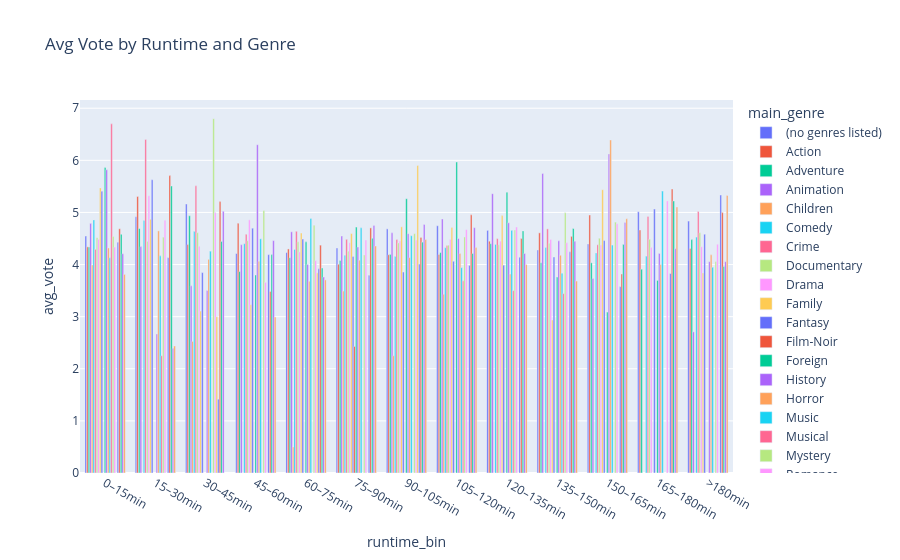

The cell this chart's notebook holds for it:
### Code cell
df_grouped = df.groupby(["runtime_bin", "main_genre"]).agg(
    avg_revenue=("revenue", "mean"),
    avg_vote=("vote_average", "mean")
).reset_index()

fig = px.bar(
    df_grouped,
    x="runtime_bin",
    y="avg_vote",
    color="main_genre",
    barmode="group",
    title="Avg Vote by Runtime and Genre"
)
fig.show()

### Figure 1 — Plotly figure (JSON) as saved in the notebook; plotly's stock layout.template omitted (floating-point values rounded to 4 significant figures)
{"data": [{"alignmentgroup": "True", "hovertemplate": "main_genre=(no genres listed)<br>runtime_bin=%{x}<br>avg_vote=%{y}<extra></extra>", "legendgroup": "(no genres listed)", "marker": {"color": "#636efa", "pattern": {"shape": ""}}, "name": "(no genres listed)", "offsetgroup": "(no genres listed)", "orientation": "v", "showlegend": true, "textposition": "auto", "type": "bar", "x": ["0–15min", "15–30min", "30–45min", "45–60min", "60–75min", "75–90min", "90–105min", "105–120min", "120–135min", "135–150min", "150–165min", "165–180min", ">180min"], "xaxis": "x", "y": [4.546, 4.919, 5.162, 4.212, 4.23, 4.316, 4.685, 4.744, 4.656, 4.28, 4.395, 5.012, 4.835], "yaxis": "y"}, {"alignmentgroup": "True", "hovertemplate": "main_genre=Action<br>runtime_bin=%{x}<br>avg_vote=%{y}<extra></extra>", "legendgroup": "Action", "marker": {"color": "#EF553B", "pattern": {"shape": ""}}, "name": "Action", "offsetgroup": "Action", "orientation": "v", "showlegend": true, "textposition": "auto", "type": "bar", "x": ["0–15min", "15–30min", "30–45min", "45–60min", "60–75min", "75–90min", "90–105min", "105–120min", "120–135min", "135–150min", "150–165min", "165–180min", ">180min"], "xaxis": "x", "y": [4.34, 5.307, 4.384, 4.793, 4.3, 4.006, 4.189, 4.193, 4.448, 4.608, 4.951, 4.662, 4.309], "yaxis": "y"}, {"alignmentgroup": "True", "hovertemplate": "main_genre=Adventure<br>runtime_bin=%{x}<br>avg_vote=%{y}<extra></extra>", "legendgroup": "Adventure", "marker": {"color": "#00cc96", "pattern": {"shape": ""}}, "name": "Adventure", "offsetgroup": "Adventure", "orientation": "v", "showlegend": true, "textposition": "auto", "type": "bar", "x": ["0–15min", "15–30min", "30–45min", "45–60min", "60–75min", "75–90min", "90–105min", "105–120min", "120–135min", "135–150min", "150–165min", "165–180min", ">180min"], "xaxis": "x", "y": [4.336, 4.691, 4.936, 3.865, 4.133, 4.079, 4.196, 4.231, 4.4, 4.036, 4.034, 3.911, 4.478], "yaxis": "y"}, {"alignmentgroup": "True", "hovertemplate": "main_genre=Animation<br>runtime_bin=%{x}<br>avg_vote=%{y}<extra></extra>", "legendgroup": "Animation", "marker": {"color": "#ab63fa", "pattern": {"shape": ""}}, "name": "Animation", "offsetgroup": "Animation", "orientation": "v", "showlegend": true, "textposition": "auto", "type": "bar", "x": ["0–15min", "15–30min", "30–45min", "45–60min", "60–75min", "75–90min", "90–105min", "105–120min", "120–135min", "135–150min", "150–165min", "165–180min", ">180min"], "xaxis": "x", "y": [4.79, 4.345, 3.592, 4.381, 4.628, 4.546, 4.61, 4.875, 5.361, 5.748, 3.733, NaN, 2.708], "yaxis": "y"}, {"alignmentgroup": "True", "hovertemplate": "main_genre=Children<br>runtime_bin=%{x}<br>avg_vote=%{y}<extra></extra>", "legendgroup": "Children", "marker": {"color": "#FFA15A", "pattern": {"shape": ""}}, "name": "Children", "offsetgroup": "Children", "orientation": "v", "showlegend": true, "textposition": "auto", "type": "bar", "x": ["0–15min", "15–30min", "30–45min", "45–60min", "60–75min", "75–90min", "90–105min", "105–120min", "120–135min", "135–150min", "150–165min", "165–180min", ">180min"], "xaxis": "x", "y": [3.992, NaN, 2.525, NaN, 0.5, 3.491, 2.25, 3.429, NaN, NaN, NaN, NaN, NaN], "yaxis": "y"}, {"alignmentgroup": "True", "hovertemplate": "main_genre=Comedy<br>runtime_bin=%{x}<br>avg_vote=%{y}<extra></extra>", "legendgroup": "Comedy", "marker": {"color": "#19d3f3", "pattern": {"shape": ""}}, "name": "Comedy", "offsetgroup": "Comedy", "orientation": "v", "showlegend": true, "textposition": "auto", "type": "bar", "x": ["0–15min", "15–30min", "30–45min", "45–60min", "60–75min", "75–90min", "90–105min", "105–120min", "120–135min", "135–150min", "150–165min", "165–180min", ">180min"], "xaxis": "x", "y": [4.857, 4.844, 4.638, 4.401, 4.29, 4.181, 4.157, 4.323, 4.387, 4.328, 4.224, 4.162, 4.527], "yaxis": "y"}, {"alignmentgroup": "True", "hovertemplate": "main_genre=Crime<br>runtime_bin=%{x}<br>avg_vote=%{y}<extra></extra>", "legendgroup": "Crime", "marker": {"color": "#FF6692", "pattern": {"shape": ""}}, "name": "Crime", "offsetgroup": "Crime", "orientation": "v", "showlegend": true, "textposition": "auto", "type": "bar", "x": ["0–15min", "15–30min", "30–45min", "45–60min", "60–75min", "75–90min", "90–105min", "105–120min", "120–135min", "135–150min", "150–165min", "165–180min", ">180min"], "xaxis": "x", "y": [4.292, 6.402, 5.511, 4.583, 4.639, 4.485, 4.48, 4.365, 4.498, 4.685, 4.38, 4.922, 5.016], "yaxis": "y"}, {"alignmentgroup": "True", "hovertemplate": "main_genre=Documentary<br>runtime_bin=%{x}<br>avg_vote=%{y}<extra></extra>", "legendgroup": "Documentary", "marker": {"color": "#B6E880", "pattern": {"shape": ""}}, "name": "Documentary", "offsetgroup": "Documentary", "orientation": "v", "showlegend": true, "textposition": "auto", "type": "bar", "x": ["0–15min", "15–30min", "30–45min", "45–60min", "60–75min", "75–90min", "90–105min", "105–120min", "120–135min", "135–150min", "150–165min", "165–180min", ">180min"], "xaxis": "x", "y": [4.516, 4.446, 4.612, 4.458, 4.436, 4.257, 4.415, 4.373, 4.38, 4.408, 4.505, 4.486, 4.61], "yaxis": "y"}, {"alignmentgroup": "True", "hovertemplate": "main_genre=Drama<br>runtime_bin=%{x}<br>avg_vote=%{y}<extra></extra>", "legendgroup": "Drama", "marker": {"color": "#FF97FF", "pattern": {"shape": ""}}, "name": "Drama", "offsetgroup": "Drama", "orientation": "v", "showlegend": true, "textposition": "auto", "type": "bar", "x": ["0–15min", "15–30min", "30–45min", "45–60min", "60–75min", "75–90min", "90–105min", "105–120min", "120–135min", "135–150min", "150–165min", "165–180min", ">180min"], "xaxis": "x", "y": [4.485, 5.321, 4.352, 4.858, 4.243, 4.419, 4.454, 4.483, 4.45, 4.482, 4.376, 4.329, 4.342], "yaxis": "y"}, {"alignmentgroup": "True", "hovertemplate": "main_genre=Family<br>runtime_bin=%{x}<br>avg_vote=%{y}<extra></extra>", "legendgroup": "Family", "marker": {"color": "#FECB52", "pattern": {"shape": ""}}, "name": "Family", "offsetgroup": "Family", "orientation": "v", "showlegend": true, "textposition": "auto", "type": "bar", "x": ["0–15min", "15–30min", "30–45min", "45–60min", "60–75min", "75–90min", "90–105min", "105–120min", "120–135min", "135–150min", "150–165min", "165–180min", ">180min"], "xaxis": "x", "y": [5.471, 4.869, 3.107, 3.23, 4.605, 4.594, 4.724, 4.71, 4.939, 2.936, 5.437, NaN, 3.84], "yaxis": "y"}, {"alignmentgroup": "True", "hovertemplate": "main_genre=Fantasy<br>runtime_bin=%{x}<br>avg_vote=%{y}<extra></extra>", "legendgroup": "Fantasy", "marker": {"color": "#636efa", "pattern": {"shape": ""}}, "name": "Fantasy", "offsetgroup": "Fantasy", "orientation": "v", "showlegend": true, "textposition": "auto", "type": "bar", "x": ["0–15min", "15–30min", "30–45min", "45–60min", "60–75min", "75–90min", "90–105min", "105–120min", "120–135min", "135–150min", "150–165min", "165–180min", ">180min"], "xaxis": "x", "y": [5.406, 5.628, 3.846, 4.698, 4.489, 4.154, 3.857, 4.063, 3.989, 4.144, 4.461, 5.065, 4.582], "yaxis": "y"}, {"alignmentgroup": "True", "hovertemplate": "main_genre=Film-Noir<br>runtime_bin=%{x}<br>avg_vote=%{y}<extra></extra>", "legendgroup": "Film-Noir", "marker": {"color": "#EF553B", "pattern": {"shape": ""}}, "name": "Film-Noir", "offsetgroup": "Film-Noir", "orientation": "v", "showlegend": true, "textposition": "auto", "type": "bar", "x": ["0–15min", "15–30min", "30–45min", "45–60min", "60–75min", "75–90min", "90–105min", "105–120min", "120–135min", "135–150min", "150–165min", "165–180min", ">180min"], "xaxis": "x", "y": [NaN, NaN, NaN, NaN, NaN, 2.429, NaN, NaN, NaN, NaN, NaN, NaN, NaN], "yaxis": "y"}, {"alignmentgroup": "True", "hovertemplate": "main_genre=Foreign<br>runtime_bin=%{x}<br>avg_vote=%{y}<extra></extra>", "legendgroup": "Foreign", "marker": {"color": "#00cc96", "pattern": {"shape": ""}}, "name": "Foreign", "offsetgroup": "Foreign", "orientation": "v", "showlegend": true, "textposition": "auto", "type": "bar", "x": ["0–15min", "15–30min", "30–45min", "45–60min", "60–75min", "75–90min", "90–105min", "105–120min", "120–135min", "135–150min", "150–165min", "165–180min", ">180min"], "xaxis": "x", "y": [5.862, NaN, NaN, 3.8, 4.436, 4.72, 5.264, 5.969, 5.389, 3.759, 3.088, 3.696, NaN], "yaxis": "y"}, {"alignmentgroup": "True", "hovertemplate": "main_genre=History<br>runtime_bin=%{x}<br>avg_vote=%{y}<extra></extra>", "legendgroup": "History", "marker": {"color": "#ab63fa", "pattern": {"shape": ""}}, "name": "History", "offsetgroup": "History", "orientation": "v", "showlegend": true, "textposition": "auto", "type": "bar", "x": ["0–15min", "15–30min", "30–45min", "45–60min", "60–75min", "75–90min", "90–105min", "105–120min", "120–135min", "135–150min", "150–165min", "165–180min", ">180min"], "xaxis": "x", "y": [5.818, 2.667, 3.502, 6.3, 4.003, 4.336, 4.593, 4.499, 4.801, 4.455, 6.124, 4.213, 4.056], "yaxis": "y"}, {"alignmentgroup": "True", "hovertemplate": "main_genre=Horror<br>runtime_bin=%{x}<br>avg_vote=%{y}<extra></extra>", "legendgroup": "Horror", "marker": {"color": "#FFA15A", "pattern": {"shape": ""}}, "name": "Horror", "offsetgroup": "Horror", "orientation": "v", "showlegend": true, "textposition": "auto", "type": "bar", "x": ["0–15min", "15–30min", "30–45min", "45–60min", "60–75min", "75–90min", "90–105min", "105–120min", "120–135min", "135–150min", "150–165min", "165–180min", ">180min"], "xaxis": "x", "y": [4.319, 4.647, 4.1, 4.064, 3.68, 4.084, 4.134, 4.214, 3.818, 4.178, 6.391, 4.0, 4.187], "yaxis": "y"}, {"alignmentgroup": "True", "hovertemplate": "main_genre=Music<br>runtime_bin=%{x}<br>avg_vote=%{y}<extra></extra>", "legendgroup": "Music", "marker": {"color": "#19d3f3", "pattern": {"shape": ""}}, "name": "Music", "offsetgroup": "Music", "orientation": "v", "showlegend": true, "textposition": "auto", "type": "bar", "x": ["0–15min", "15–30min", "30–45min", "45–60min", "60–75min", "75–90min", "90–105min", "105–120min", "120–135min", "135–150min", "150–165min", "165–180min", ">180min"], "xaxis": "x", "y": [4.13, 4.167, 4.257, 4.494, 4.885, 4.705, 4.554, 3.94, 4.657, 3.833, 4.374, 5.409, 3.948], "yaxis": "y"}, {"alignmentgroup": "True", "hovertemplate": "main_genre=Musical<br>runtime_bin=%{x}<br>avg_vote=%{y}<extra></extra>", "legendgroup": "Musical", "marker": {"color": "#FF6692", "pattern": {"shape": ""}}, "name": "Musical", "offsetgroup": "Musical", "orientation": "v", "showlegend": true, "textposition": "auto", "type": "bar", "x": ["0–15min", "15–30min", "30–45min", "45–60min", "60–75min", "75–90min", "90–105min", "105–120min", "120–135min", "135–150min", "150–165min", "165–180min", ">180min"], "xaxis": "x", "y": [6.7, 2.25, NaN, NaN, NaN, NaN, NaN, 3.688, 3.5, 3.442, NaN, NaN, NaN], "yaxis": "y"}, {"alignmentgroup": "True", "hovertemplate": "main_genre=Mystery<br>runtime_bin=%{x}<br>avg_vote=%{y}<extra></extra>", "legendgroup": "Mystery", "marker": {"color": "#B6E880", "pattern": {"shape": ""}}, "name": "Mystery", "offsetgroup": "Mystery", "orientation": "v", "showlegend": true, "textposition": "auto", "type": "bar", "x": ["0–15min", "15–30min", "30–45min", "45–60min", "60–75min", "75–90min", "90–105min", "105–120min", "120–135min", "135–150min", "150–165min", "165–180min", ">180min"], "xaxis": "x", "y": [4.537, 4.526, 6.8, 5.038, 4.754, 4.184, 4.594, 4.53, 4.663, 4.995, 4.815, NaN, 4.058], "yaxis": "y"}, {"alignmentgroup": "True", "hovertemplate": "main_genre=Romance<br>runtime_bin=%{x}<br>avg_vote=%{y}<extra></extra>", "legendgroup": "Romance", "marker": {"color": "#FF97FF", "pattern": {"shape": ""}}, "name": "Romance", "offsetgroup": "Romance", "orientation": "v", "showlegend": true, "textposition": "auto", "type": "bar", "x": ["0–15min", "15–30min", "30–45min", "45–60min", "60–75min", "75–90min", "90–105min", "105–120min", "120–135min", "135–150min", "150–165min", "165–180min", ">180min"], "xaxis": "x", "y": [4.335, 4.852, 5.0, 3.658, 4.075, 4.471, 4.47, 4.671, 4.721, 4.417, 4.783, 5.222, 4.389], "yaxis": "y"}, {"alignmentgroup": "True", "hovertemplate": "main_genre=Sci-Fi<br>runtime_bin=%{x}<br>avg_vote=%{y}<extra></extra>", "legendgroup": "Sci-Fi", "marker": {"color": "#FECB52", "pattern": {"shape": ""}}, "name": "Sci-Fi", "offsetgroup": "Sci-Fi", "orientation": "v", "showlegend": true, "textposition": "auto", "type": "bar", "x": ["0–15min", "15–30min", "30–45min", "45–60min", "60–75min", "75–90min", "90–105min", "105–120min", "120–135min", "135–150min", "150–165min", "165–180min", ">180min"], "xaxis": "x", "y": [NaN, NaN, 3.0, NaN, 3.841, NaN, 5.9, NaN, NaN, NaN, NaN, NaN, NaN], "yaxis": "y"}, {"alignmentgroup": "True", "hovertemplate": "main_genre=Science Fiction<br>runtime_bin=%{x}<br>avg_vote=%{y}<extra></extra>", "legendgroup": "Science Fiction", "marker": {"color": "#636efa", "pattern": {"shape": ""}}, "name": "Science Fiction", "offsetgroup": "Science Fiction", "orientation": "v", "showlegend": true, "textposition": "auto", "type": "bar", "x": ["0–15min", "15–30min", "30–45min", "45–60min", "60–75min", "75–90min", "90–105min", "105–120min", "120–135min", "135–150min", "150–165min", "165–180min", ">180min"], "xaxis": "x", "y": [4.429, 4.133, 1.417, 4.19, 3.918, 3.796, 4.009, 3.984, 4.142, 4.245, 3.576, 3.827, 5.334], "yaxis": "y"}, {"alignmentgroup": "True", "hovertemplate": "main_genre=TV Movie<br>runtime_bin=%{x}<br>avg_vote=%{y}<extra></extra>", "legendgroup": "TV Movie", "marker": {"color": "#EF553B", "pattern": {"shape": ""}}, "name": "TV Movie", "offsetgroup": "TV Movie", "orientation": "v", "showlegend": true, "textposition": "auto", "type": "bar", "x": ["0–15min", "15–30min", "30–45min", "45–60min", "60–75min", "75–90min", "90–105min", "105–120min", "120–135min", "135–150min", "150–165min", "165–180min", ">180min"], "xaxis": "x", "y": [4.687, 5.707, 5.209, 3.484, 4.373, 4.703, 4.521, 4.954, 4.501, 4.541, 3.819, 5.45, 4.997], "yaxis": "y"}, {"alignmentgroup": "True", "hovertemplate": "main_genre=Thriller<br>runtime_bin=%{x}<br>avg_vote=%{y}<extra></extra>", "legendgroup": "Thriller", "marker": {"color": "#00cc96", "pattern": {"shape": ""}}, "name": "Thriller", "offsetgroup": "Thriller", "orientation": "v", "showlegend": true, "textposition": "auto", "type": "bar", "x": ["0–15min", "15–30min", "30–45min", "45–60min", "60–75min", "75–90min", "90–105min", "105–120min", "120–135min", "135–150min", "150–165min", "165–180min", ">180min"], "xaxis": "x", "y": [4.58, 5.508, 4.444, 4.191, 3.934, 4.504, 4.431, 4.213, 4.646, 4.691, 4.387, 5.22, 3.963], "yaxis": "y"}, {"alignmentgroup": "True", "hovertemplate": "main_genre=War<br>runtime_bin=%{x}<br>avg_vote=%{y}<extra></extra>", "legendgroup": "War", "marker": {"color": "#ab63fa", "pattern": {"shape": ""}}, "name": "War", "offsetgroup": "War", "orientation": "v", "showlegend": true, "textposition": "auto", "type": "bar", "x": ["0–15min", "15–30min", "30–45min", "45–60min", "60–75min", "75–90min", "90–105min", "105–120min", "120–135min", "135–150min", "150–165min", "165–180min", ">180min"], "xaxis": "x", "y": [4.208, 2.392, 5.022, 4.459, 3.761, 4.751, 4.77, 4.708, 4.212, 4.448, 4.807, 4.305, 4.056], "yaxis": "y"}, {"alignmentgroup": "True", "hovertemplate": "main_genre=Western<br>runtime_bin=%{x}<br>avg_vote=%{y}<extra></extra>", "legendgroup": "Western", "marker": {"color": "#FFA15A", "pattern": {"shape": ""}}, "name": "Western", "offsetgroup": "Western", "orientation": "v", "showlegend": true, "textposition": "auto", "type": "bar", "x": ["0–15min", "15–30min", "30–45min", "45–60min", "60–75min", "75–90min", "90–105min", "105–120min", "120–135min", "135–150min", "150–165min", "165–180min", ">180min"], "xaxis": "x", "y": [3.811, 2.438, NaN, 2.992, 3.706, 4.356, 4.479, 4.326, 4.0, 3.684, 4.88, 5.103, 5.325], "yaxis": "y"}], "layout": {"barmode": "group", "legend": {"title": {"text": "main_genre"}, "tracegroupgap": 0}, "title": {"text": "Avg Vote by Runtime and Genre"}, "xaxis": {"anchor": "y", "domain": [0, 1], "title": {"text": "runtime_bin"}}, "yaxis": {"anchor": "x", "domain": [0, 1], "title": {"text": "avg_vote"}}}}
